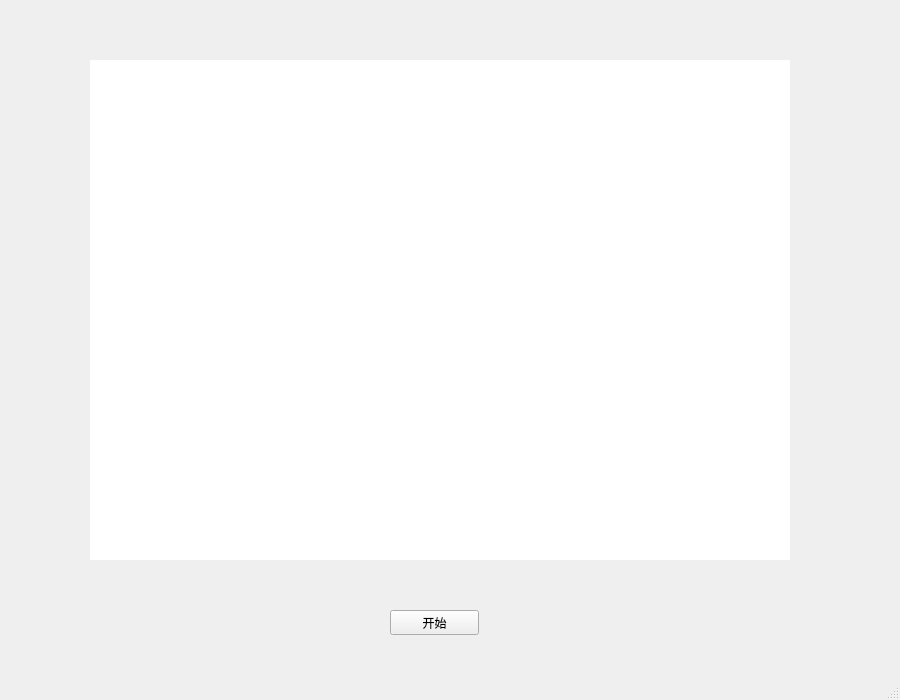
<?xml version="1.0" encoding="UTF-8"?>
<ui version="4.0">
 <class>MainWindow</class>
 <widget class="QMainWindow" name="MainWindow">
  <property name="geometry">
   <rect>
    <x>0</x>
    <y>0</y>
    <width>900</width>
    <height>700</height>
   </rect>
  </property>
  <property name="windowTitle">
   <string>MainWindow</string>
  </property>
  <widget class="QWidget" name="centralwidget">
   <widget class="QLabel" name="labelCamera0">
    <property name="geometry">
     <rect>
      <x>90</x>
      <y>60</y>
      <width>700</width>
      <height>500</height>
     </rect>
    </property>
    <property name="styleSheet">
     <string notr="true">background-color: rgb(255, 255, 255);</string>
    </property>
    <property name="text">
     <string/>
    </property>
   </widget>
   <widget class="QPushButton" name="buttonSwitchCamera">
    <property name="geometry">
     <rect>
      <x>390</x>
      <y>610</y>
      <width>89</width>
      <height>25</height>
     </rect>
    </property>
    <property name="text">
     <string>开始</string>
    </property>
   </widget>
  </widget>
  <widget class="QStatusBar" name="statusbar"/>
 </widget>
 <resources/>
 <connections>
  <connection>
   <sender>buttonSwitchCamera</sender>
   <signal>clicked()</signal>
   <receiver>MainWindow</receiver>
   <slot>showCameraButtonClicked()</slot>
   <hints>
    <hint type="sourcelabel">
     <x>457</x>
     <y>620</y>
    </hint>
    <hint type="destinationlabel">
     <x>908</x>
     <y>637</y>
    </hint>
   </hints>
  </connection>
 </connections>
 <slots>
  <slot>showCameraButtonClicked()</slot>
 </slots>
</ui>
